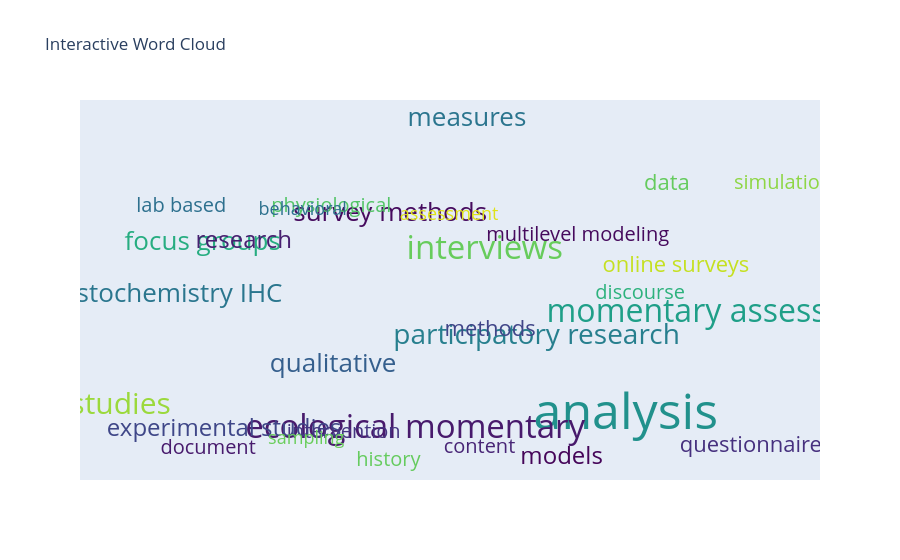

The code cell stored with this chart in its notebook:
### Code cell
word_positions = wordcloud.layout_
words = [word[0][0] for word in word_positions]
x = [word[2][0] for word in word_positions]
y = [word[2][1] for word in word_positions]
sizes = [word[1] for word in word_positions]
colors = [word[4] for word in word_positions]

# Create a Plotly figure
fig = go.Figure()

# Add words as scatter plot points
for i, word in enumerate(words):
    fig.add_trace(go.Scatter(
        x=[x[i]], y=[y[i]],
        text=[word], mode='text',
        textfont=dict(size=sizes[i], color=colors[i])
    ))

# Update layout
fig.update_layout(
    title='Interactive Word Cloud',
    xaxis=dict(showgrid=False, zeroline=False, visible=False),
    yaxis=dict(showgrid=False, zeroline=False, visible=False),
    showlegend=False
)

# Show the figure
fig.show()

# lesson: interactive word cloud is difficult to get right and requires much more time without it providing enough value for the effort

### Figure 1 — Plotly figure (JSON) as saved in the notebook; plotly's stock layout.template omitted (floating-point values rounded to 4 significant figures)
{"data": [{"mode": "text", "text": ["analysis"], "textfont": {"color": "rgb(33, 145, 140)", "size": 50}, "type": "scatter", "x": [290], "y": [104]}, {"mode": "text", "text": ["interviews"], "textfont": {"color": "rgb(103, 204, 92)", "size": 33}, "type": "scatter", "x": [211], "y": [476]}, {"mode": "text", "text": ["ecological momentary"], "textfont": {"color": "rgb(72, 26, 108)", "size": 33}, "type": "scatter", "x": [172], "y": [74]}, {"mode": "text", "text": ["momentary assessment"], "textfont": {"color": "rgb(31, 159, 136)", "size": 32}, "type": "scatter", "x": [346], "y": [334]}, {"mode": "text", "text": ["studies"], "textfont": {"color": "rgb(155, 217, 60)", "size": 30}, "type": "scatter", "x": [7], "y": [126]}, {"mode": "text", "text": ["participatory research"], "textfont": {"color": "rgb(39, 127, 142)", "size": 28}, "type": "scatter", "x": [240], "y": [282]}, {"mode": "text", "text": ["qualitative"], "textfont": {"color": "rgb(53, 95, 141)", "size": 26}, "type": "scatter", "x": [126], "y": [218]}, {"mode": "text", "text": ["measures"], "textfont": {"color": "rgb(43, 117, 142)", "size": 26}, "type": "scatter", "x": [201], "y": [770]}, {"mode": "text", "text": ["survey methods"], "textfont": {"color": "rgb(70, 11, 94)", "size": 26}, "type": "scatter", "x": [158], "y": [557]}, {"mode": "text", "text": ["focus groups"], "textfont": {"color": "rgb(39, 173, 129)", "size": 26}, "type": "scatter", "x": [53], "y": [491]}, {"mode": "text", "text": ["immunohistochemistry IHC"], "textfont": {"color": "rgb(42, 118, 142)", "size": 26}, "type": "scatter", "x": [5], "y": [374]}, {"mode": "text", "text": ["research"], "textfont": {"color": "rgb(72, 32, 113)", "size": 24}, "type": "scatter", "x": [76], "y": [495]}, {"mode": "text", "text": ["models"], "textfont": {"color": "rgb(69, 5, 89)", "size": 24}, "type": "scatter", "x": [254], "y": [11]}, {"mode": "text", "text": ["experimental studies"], "textfont": {"color": "rgb(63, 71, 136)", "size": 24}, "type": "scatter", "x": [65], "y": [73]}, {"mode": "text", "text": ["data"], "textfont": {"color": "rgb(101, 203, 94)", "size": 22}, "type": "scatter", "x": [313], "y": [624]}, {"mode": "text", "text": ["methods"], "textfont": {"color": "rgb(64, 69, 136)", "size": 22}, "type": "scatter", "x": [214], "y": [296]}, {"mode": "text", "text": ["questionnaire"], "textfont": {"color": "rgb(70, 48, 126)", "size": 22}, "type": "scatter", "x": [360], "y": [36]}, {"mode": "text", "text": ["online surveys"], "textfont": {"color": "rgb(197, 224, 33)", "size": 22}, "type": "scatter", "x": [318], "y": [439]}, {"mode": "text", "text": ["content"], "textfont": {"color": "rgb(72, 37, 118)", "size": 20}, "type": "scatter", "x": [208], "y": [33]}, {"mode": "text", "text": ["discourse"], "textfont": {"color": "rgb(45, 178, 125)", "size": 20}, "type": "scatter", "x": [298], "y": [379]}, {"mode": "text", "text": ["intervention"], "textfont": {"color": "rgb(69, 53, 129)", "size": 20}, "type": "scatter", "x": [132], "y": [67]}, {"mode": "text", "text": ["physiological"], "textfont": {"color": "rgb(84, 197, 104)", "size": 20}, "type": "scatter", "x": [125], "y": [572]}, {"mode": "text", "text": ["document"], "textfont": {"color": "rgb(72, 27, 109)", "size": 20}, "type": "scatter", "x": [56], "y": [31]}, {"mode": "text", "text": ["history"], "textfont": {"color": "rgb(101, 203, 94)", "size": 20}, "type": "scatter", "x": [157], "y": [4]}, {"mode": "text", "text": ["simulation"], "textfont": {"color": "rgb(142, 214, 69)", "size": 20}, "type": "scatter", "x": [378], "y": [625]}, {"mode": "text", "text": ["lab based"], "textfont": {"color": "rgb(45, 112, 142)", "size": 20}, "type": "scatter", "x": [41], "y": [574]}, {"mode": "text", "text": ["multilevel modeling"], "textfont": {"color": "rgb(70, 10, 93)", "size": 20}, "type": "scatter", "x": [263], "y": [508]}, {"mode": "text", "text": ["behavioral"], "textfont": {"color": "rgb(45, 113, 142)", "size": 18}, "type": "scatter", "x": [109], "y": [564]}, {"mode": "text", "text": ["assessment"], "textfont": {"color": "rgb(223, 227, 24)", "size": 18}, "type": "scatter", "x": [191], "y": [553]}, {"mode": "text", "text": ["sampling"], "textfont": {"color": "rgb(105, 205, 91)", "size": 18}, "type": "scatter", "x": [111], "y": [52]}], "layout": {"showlegend": false, "title": {"text": "Interactive Word Cloud"}, "xaxis": {"showgrid": false, "visible": false, "zeroline": false}, "yaxis": {"showgrid": false, "visible": false, "zeroline": false}}}
